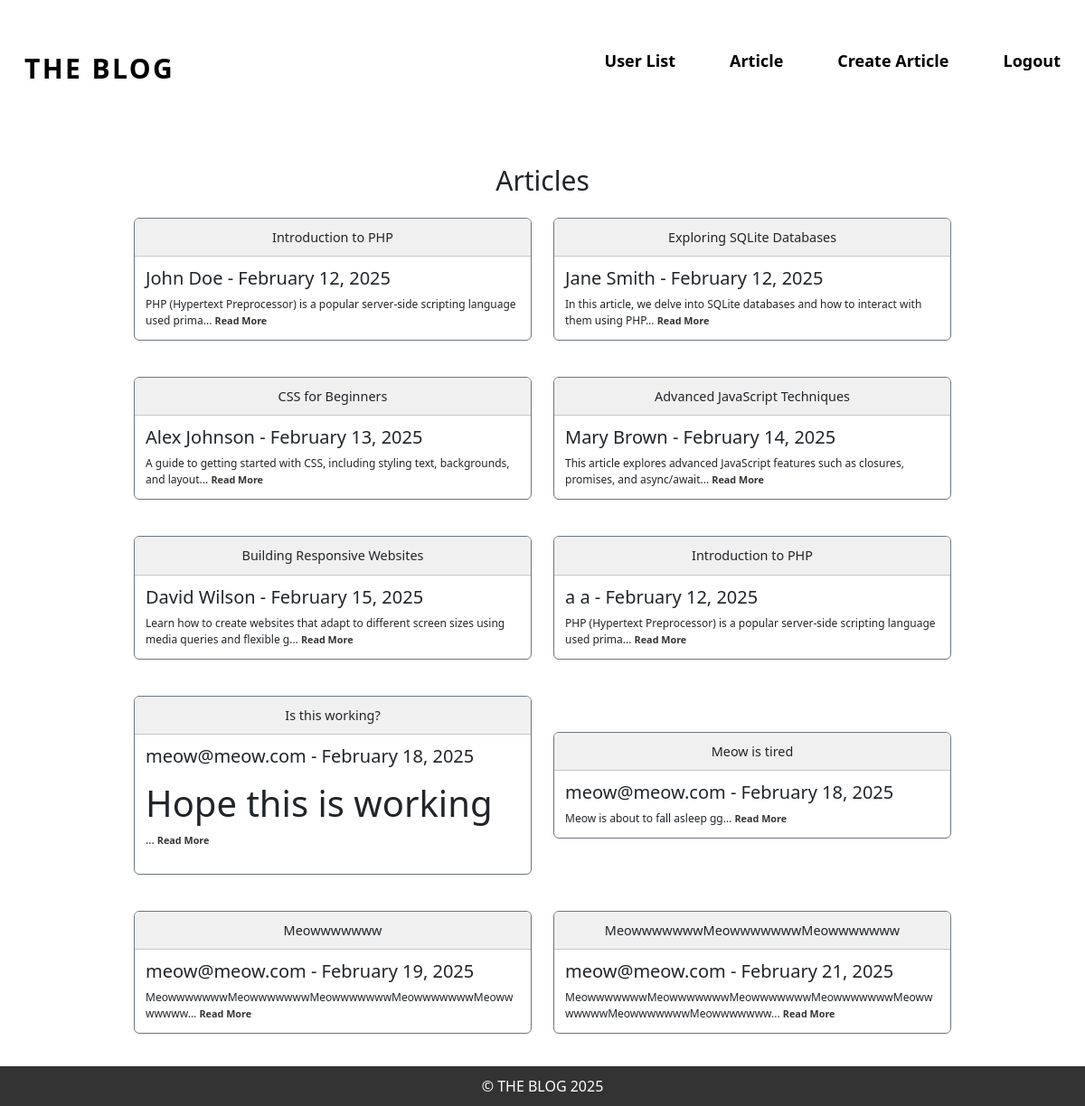
The app's page / (signed in), older data.
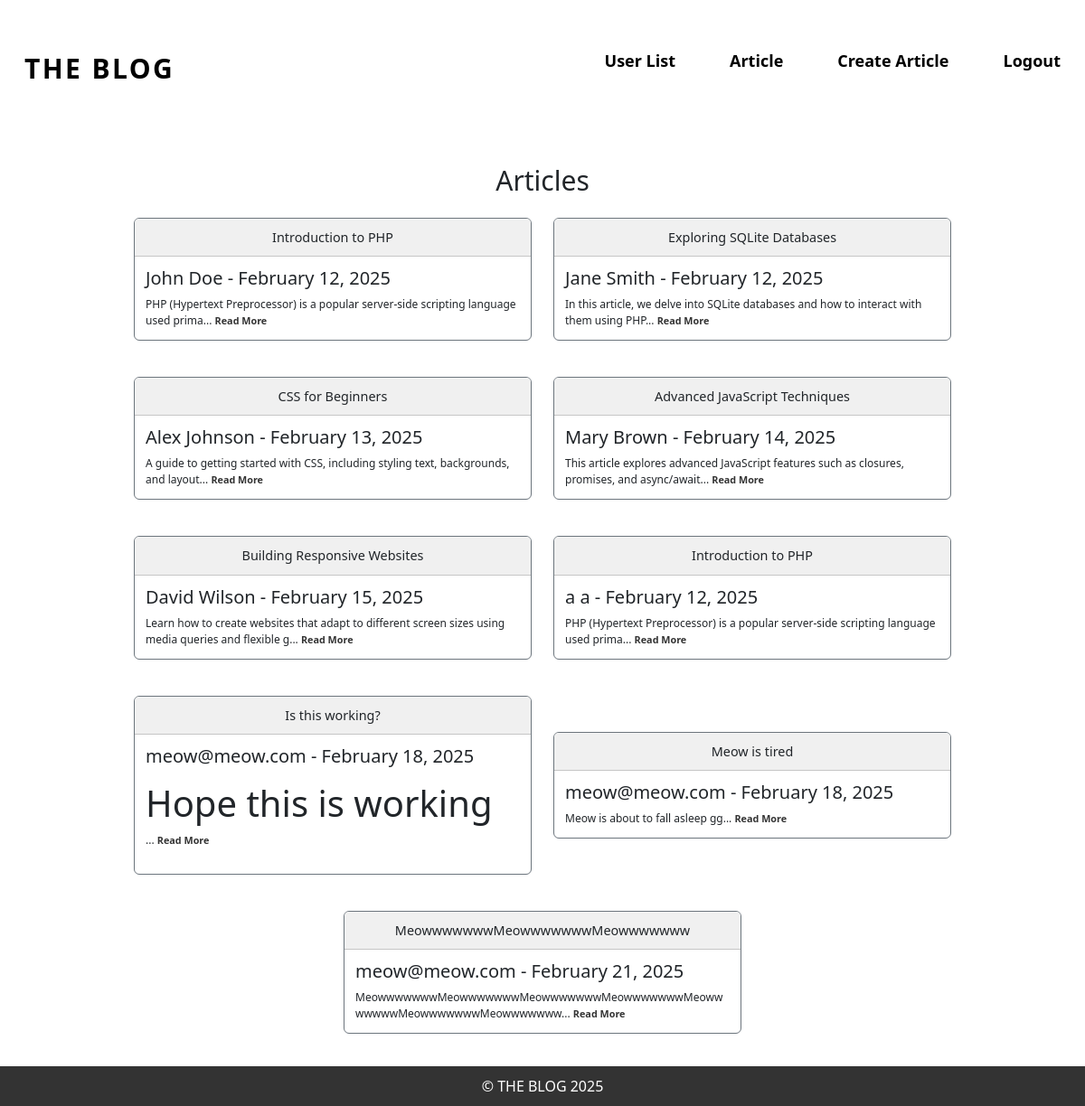
The same page, newer data.
### tables this page shows
CREATE TABLE Article
    (
        ArticleId Integer PRIMARY KEY,
        Title VARCHAR(255) NOT NULL,
        Body Text NOT NULL,
        CreateDate DATE NOT NULL,
        StartDate DATE NOT NULL,
        EndDate DATE NOT NULL,
        ContributorUsername VARCHAR(50) NOT NULL,
        FOREIGN KEY (ContributorUsername) REFERENCES Users(Username)
    );

### index.php (the view, shortened to what this page needs)
<?php
    include('templates/header.php');
    $db = getDatabase();
    $dbQuery = "SELECT Title, Body, StartDate, EndDate, ContributorUsername, ArticleId FROM Article";
    $result = $db->query($dbQuery);
    echo '<body class="back">';
    echo '<div class="articles-container">';
    echo '<h1 class="mainText">Articles</h1>';
    echo '<div class="articles-grid">';
    while($data = $result->fetchArray()){
        $date = date_create($data[2]);
        $date = date_format($date, ("F d, Y"));
        $str = substr($data[1], 0, 100);
        echo "
            <div class='card border-secondary mb-3 article-card'>
                <h5 class='card-header'>{$data[0]}</h5>
                <div class='card-body'>
                    <h5 class='card-title'>{$data[4]}  -  {$date}</h5>
                    <p class='card-text cardText'>{$str}... <a href='/User/article.php?id={$data[5]}' class='cardButton'>Read More</a></p>
                </div>
            </div>
        ";
    }
    echo '</div>';
    echo '</div>';
    echo '</body>';
    include('templates/footer.php');
?>

### templates/header.php (shortened to what this page needs)
<?php
    $displayNav = isset($displayNav) ? $displayNav : true;
?>
<!DOCTYPE html>
<html lang="en">
<head>
    <link rel="stylesheet" href="../styles/style.css">
    <link href="https://cdn.jsdelivr.net/npm/bootstrap@5.3.3/dist/css/bootstrap.min.css" rel="stylesheet">
</head>
<?php if ($displayNav): ?>
<header>
<nav class="navbar">
    <div class="nav-container">
        <?php
            if(isset($_SESSION["role"]) && $_SESSION["role"] == "admin") {
                echo '<a class="navbar-brand" href="../admin/admin_page.php">
                    <span class="blog-title">THE BLOG</span>
                </a>';
            } else {
                echo '<a class="navbar-brand" href="../index.php">
                    <span class="blog-title">THE BLOG</span>
                </a>';
            }
        ?>
        <ul class="nav-menu">
            <?php
            if(isset($_SESSION["role"]) && $_SESSION["role"] == "admin") {
                echo '<li><a href="../admin/admin_page.php">User List</a></li>';
                echo '<li><a href="../admin/articles.php">Article</a></li>';
                echo '<li><a href="../User/createArticle.php">Create Article</a></li>';
                echo '<li><a href="../User/logout.php">Logout</a></li>';
            } else {
                echo '<li><a href="../index.php">Article</a></li>';
                echo '<li><a href="../User/createArticle.php">Create Article</a></li>';
                echo '<li><a href="../User/profile.php">Profile</a></li>';
                echo '<li><a href="../User/logout.php">Logout</a></li>';
            }
            ?>
        </ul>
    </div>
</nav>
</header>
<?php endif; ?>

### templates/footer.php
<footer>
    &copy; THE BLOG 2025
</footer>

### styles/style.css (style rules this page uses)
html, body { overflow-x: hidden; min-height: 100vh; margin: 0; display: flex; flex-direction: column; }
header { background: white; color: white; padding: 15px; width: 100vw; }
body > *:not(header):not(footer) { flex: 1; }
footer { background: #333; text-align: center; color: white; padding: 10px; width: 100%; margin-top: auto; }
nav a { margin: 0 1vw; width: 10vw; }
.navbar { width: 100%; padding: 2vh 6vw; background-color: #fff; height: 15vh; display: flex; align-items: flex-start; padding-top: 4vh; }
.nav-container { display: flex; justify-content: space-between; align-items: center; width: 100%; height: 100%; }
.blog-title { font-size: 2.5vw; font-weight: bold; color: #000; text-decoration: none; letter-spacing: 0.2vw; }
.nav-menu { display: flex; list-style: none; margin-left: auto; padding: 0; gap: 3vw; height: 100%; align-items: center; }
.nav-menu li a { color: #000; text-decoration: none; font-size: 1.5vw; font-weight: bold; transition: color 0.2s ease; white-space: nowrap; }
.articles-container { padding: 20px; display: flex; flex-direction: column; align-items: center; }
.articles-grid { display: flex; flex-wrap: wrap; gap: 2vw; width: 80%; justify-content: center; align-items: center; }
.article-card { width: calc(50% - 2vw); margin-bottom: 2vw; box-sizing: border-box; min-width: 250px; display: flex; flex-direction: column; height: 350px; }
.article-card .card-header { flex-shrink: 0; background-color: #f0f0f0; padding: 1vw; border-bottom: 1px solid none; font-size: 1.2vw; white-space: normal; word-break: break-word; overflow-wrap: break-word; text-align: center; }
.article-card .card-body { flex-grow: 1; padding: 1vw; font-size: 1vw; white-space: normal; word-break: break-word; overflow-wrap: break-word; }
.mainText { margin-top: 1%; margin-bottom: 2%; text-align: center; font-size: 2.5vw; }
.cardButton { color: #333; text-decoration: none; font-weight: bold; transition: color 0.3s ease; font-size: 0.9vw; margin-top: auto; }

Row changes from the older to the newer data that the page shows:
removed article: Title "Meowwwwwww", ContributorUsername "meow@meow.com", StartDate "February 19, 2025", Body "MeowwwwwwwMeowwwwwwwMeowwwwwwwMeowwwwwwwMeowwwwwww"
